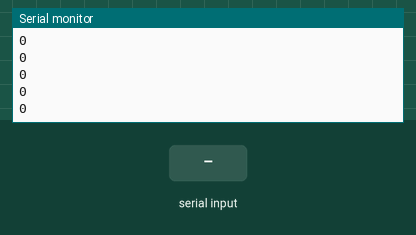
A sketch run on a simulated Arduino Uno, built with avr-gcc and run on an emulated ATmega328P. Parts: the last lines printed to the serial monitor. The test bench sets the inputs (shaded band).

Above: at 1.2 s.
1.3 s: "90,45\n" received over Serial
At 2.42 s:
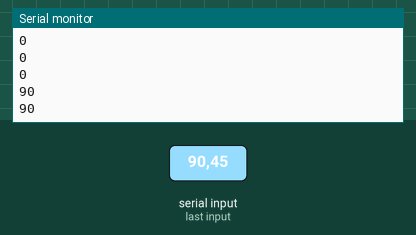
2.8 s: "30,150\n" received over Serial
At 3.92 s:
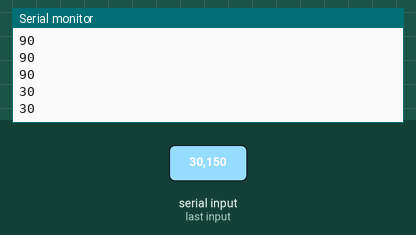
Timing chart, 0 to 5.8 s (numbered marks = the images above; inputs shaded):
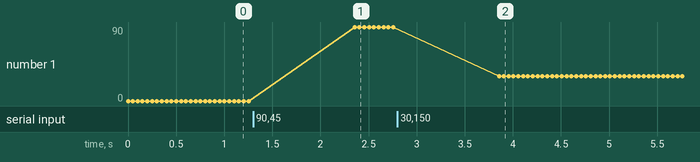

Measured:
- after the input at 1.3 s, the serial monitor: prints a new line after 1.1 s (image 1)
- after the input at 2.8 s, the serial monitor: prints a new line after 1.1 s (image 2)
- plotted number 1: 0 → 90 after the input at 1.3 s, 90 → 30 after the input at 2.8 s

The sketch:

Drivetrain_State_Machine.ino
```cpp
/* Title: UBC OPEN ROBOTICS - Drivetrain Finite State Machine
 * Author: Siddharth G., Siddharth C.
 * Date: February 28, 2019
 *
 * Objective: To define a FSM for the operation of the V2 drivetrain of
 *          the robot. Through inputs of 0 to 8, the arduino shall move
 *          the motor as descibed in that particular state.
 */

// Define all possible states in this script
#define STOP 0
#define NORTH 1
#define EAST 2
#define SOUTH 3
#define WEST 4
#define NORTHEAST 5
#define NORTHWEST 6
#define SOUTHEAST 7
#define SOUTHWEST 8

// Define all internal variables req'd
String User_in = "";            // Empty string to be filled by user input from Serial monitor
int State;                      // Define the state of the drivetrain and store value here.


void setup() {
  // Initialize Motor Driver/Drivers

  // Initialze Serial Port
  Serial.begin(9600);
}

void loop() {
  // Obtain State parameter from Serial/Comm Line
  if (Serial.available()>0){
    User_in = Serial.readString();
    State = User_in.toInt();
  }
  // Report current state Serial Monitor/Master
  else (Serial.println(State));

  // Define State Machine Conditions
  switch (State){
    case  NORTH:
      break;

    case  EAST:
      break;

    case  SOUTH:
      break;

    case  WEST:
      break;

    case  NORTHEAST:
      break;

    case  NORTHWEST:
      break;

    case  SOUTHEAST:
      break;

    case  SOUTHWEST:
      break;

    default:
    // ROBOT MUST STOP HERE
    break;
  }

  delay(50);
}
```
